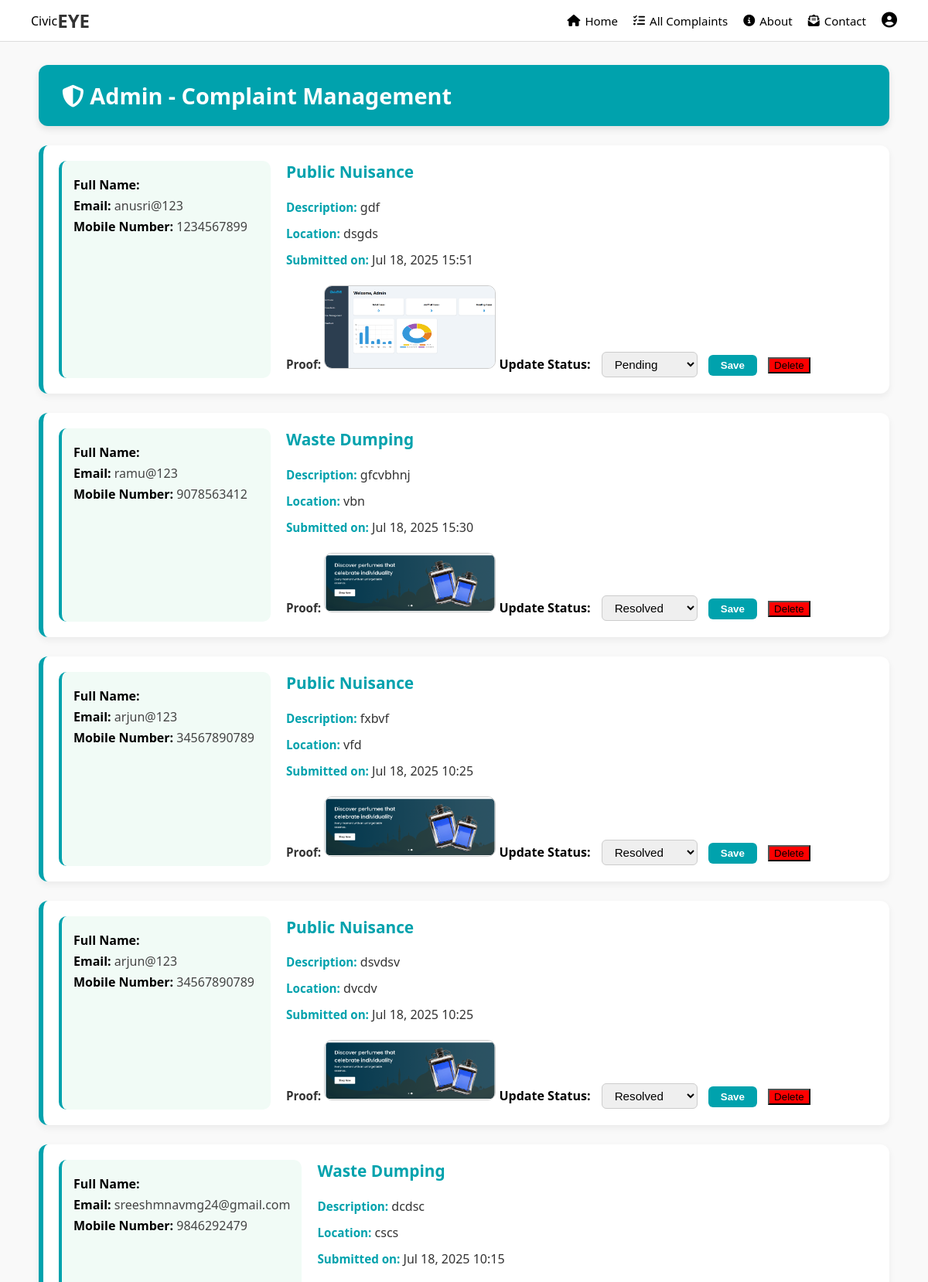
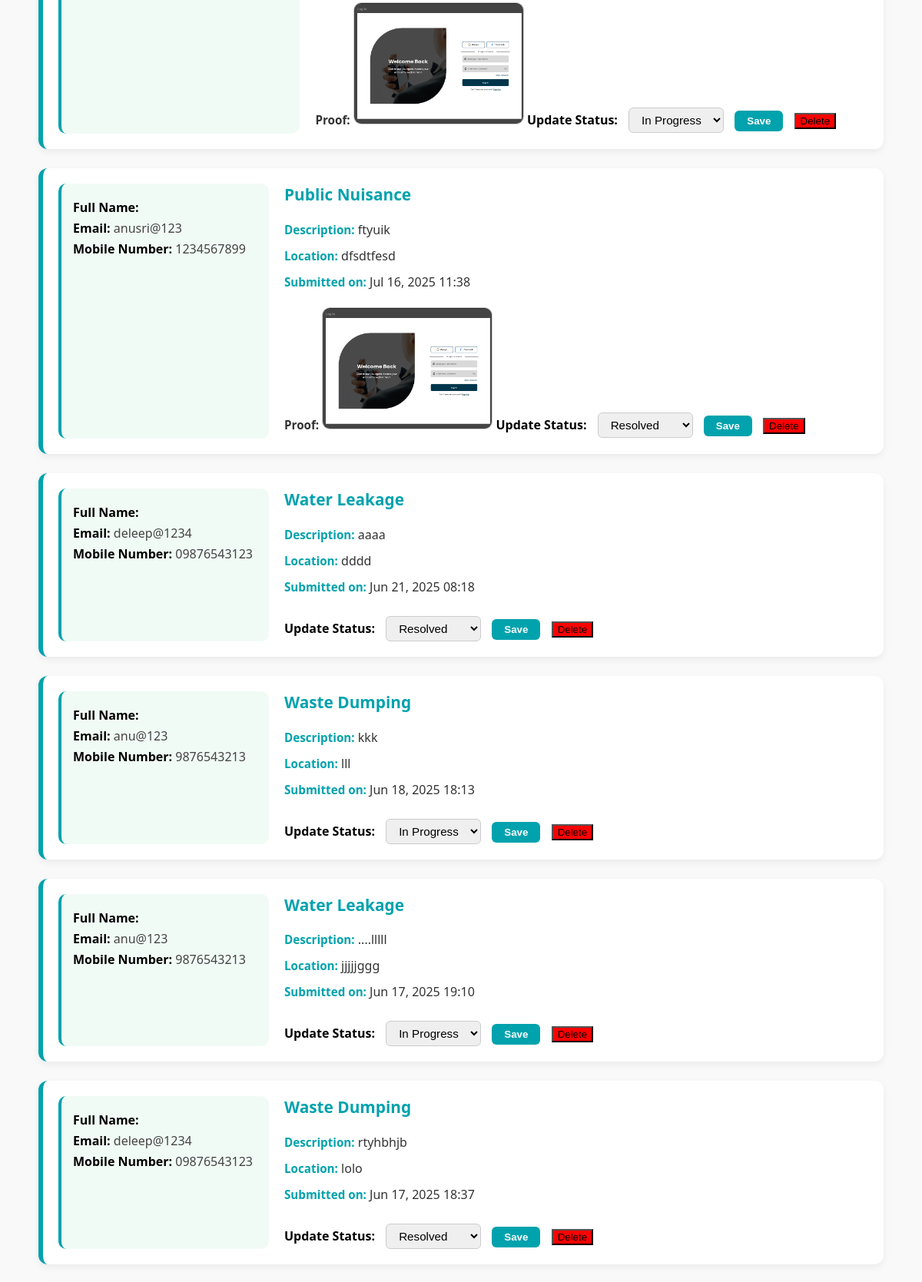
The app's page /admin_complainte (upper part) with its own data (2 pictures, top to bottom).
### myapp/models.py (models this page shows, shortened)
class Complaint(models.Model):
    COMPLAINT_TYPES = [
        ('waste_dumping', 'Waste Dumping'),
        ('public_nuisance', 'Public Nuisance'),
        ('traffic_violations', 'Traffic Violations'),
        ('water_leakage', 'Water Leakage'),
        ('street_light', 'Street Light Issue'),
        ('noise_pollution', 'Noise Pollution'),
        ('illegal_construction', 'Illegal Construction'),
        ('stray_animals', 'Stray Animals'),
        ('other', 'Other'),
    ]
    STATUS_CHOICES = [
        ('pending', 'Pending'),
        ('in_progress', 'In progress'),
        ('resolved', 'Resolved'),
    ]
    user = models.ForeignKey(Signup, on_delete=models.CASCADE)
    description = models.TextField()
    complaint_type = models.CharField(max_length=50, choices=COMPLAINT_TYPES)
    location = models.CharField(max_length=255)
    proof = models.FileField(upload_to='media/image', null=True, blank=True)
    submitted_at = models.DateTimeField(auto_now_add=True)
    verified = models.BooleanField(default=False)
    status=models.CharField(max_length=50, choices=STATUS_CHOICES, default='pending')

class Signup(models.Model):
    fullname = models.CharField(max_length=50)
    mobile_number = models.CharField(max_length=50)
    date_of_birth = models.DateField()
    email = models.CharField(max_length=50, unique=True)
    password = models.CharField(max_length=128)

### myapp/views.py (the view)
# urls.py: path('admin_complainte',views.admin_complainte,name='admin_complainte'),
def admin_complainte(request):
    complaints = Complaint.objects.all().order_by('-submitted_at')
    return render(request, 'admin_complainte.html', {'complaints': complaints})

### template/admin_complainte.html (shortened to what this page needs)
<!DOCTYPE html>
<html lang="en">
<head>
  {% load static %}
  <link rel="stylesheet" href="https://cdnjs.cloudflare.com/ajax/libs/font-awesome/6.5.0/css/all.min.css"/>
</head>
<body>
  <header>
    <div class="logo">
      <div class="logo">Civic<span>EYE</span></div>
    </div>
    <nav>
      <a href="{% url 'admin_dashboard' %}"><i class="fas fa-home"></i> Home</a>
      <a href="{% url 'admin_complainte' %}"><i class="fas fa-tasks"></i> All Complaints</a>
      <a href="{% url 'about_view' %}"><i class="fas fa-info-circle"></i>About</a>
      <a href="{% url 'contact_view' %}"><i class="fas fa-envelope-open-text"></i>Contact</a>
      <div class="profile-menu">
        <i class="fas fa-user-circle profile-icon"></i>
      </div>
    </nav>
  </header>
  <div class="container">
    <div class="header">
      <h1><i class="fas fa-shield-alt"></i> Admin - Complaint Management</h1>
    </div>
    {% if complaints %}
      {% for complaint in complaints %}
        <div class="complaint-card">
          <div class="user-info">
            <p><strong>Full Name:</strong> {{ complaint.user.full_name }}</p>
            <p><strong>Email:</strong> {{ complaint.user.email }}</p>
            <p><strong>Mobile Number:</strong> {{ complaint.user.mobile_number }}</p>
          </div>
    <div class="details">
      <h3>
        {{ complaint.get_complaint_type_display }}
      </h3>
    <p><span class="admin-label">Description:</span> {{ complaint.description }}</p>
    <p><span class="admin-label">Location:</span> {{ complaint.location }}</p>
    <p><span class="admin-label">Submitted on:</span> {{ complaint.submitted_at|date:"M d, Y H:i" }}</p>
    {% if complaint.proof %}
      <p class="admin-label">Proof:</p>
      <img src="{{ complaint.proof.url }}" alt="Proof Image" style="max-width: 220px; height: auto;">
    {% endif %}
  <form method="POST" action="{% url 'update_status' complaint.id %}" class="status-form" style="display: inline-block; margin-right: 10px;">
    <label for="status-{{ complaint.id }}">Update Status:</label>
    <select name="status" id="status-{{ complaint.id }}">
      <option value="pending" {% if complaint.status == 'pending' %}selected{% endif %}>Pending</option>
      <option value="in_progress" {% if complaint.status == 'in_progress' %}selected{% endif %}>In Progress</option>
      <option value="resolved" {% if complaint.status == 'resolved' %}selected{% endif %}>Resolved</option>
    </select>
    <button type="submit" class="save">Save</button>
  </form>
  <form method="POST" action="{% url 'delete_complaint' complaint.id %}" style="display:inline;">
    <button class="btn btn-delete" style="background-color: red;" type="submit" onclick="return confirm('Are you sure you want to delete this complaint?')">Delete</button>
  </form>
</div>
        </div>
      {% endfor %}
    {% else %}
      <p class="no-complaints">No complaints have been submitted yet.</p>
    {% endif %}
  </div>
</body>
</html>

### template/admin_complainte.html (style rules this page uses)
body { margin: 0; font-family: 'Segoe UI', Tahoma, Geneva, Verdana, sans-serif; background-color: #f9f9f9; }
header { background-color: #fff; padding: 10px 40px; display: flex; align-items: center; justify-content: space-between; border-bottom: 1px solid #ddd; position: sticky; top: 0; z-index: 1000; }
header .logo { display: flex; align-items: center; }
header .logo span { font-weight: bold; font-size: 1.5rem; color: #333; }
nav { display: flex; align-items: center; gap: 20px; }
nav a { text-decoration: none; color: #000; font-weight: 500; display: flex; align-items: center; gap: 6px; font-size: 15px; }
.profile-menu { position: relative; }
.profile-icon { font-size: 20px; cursor: pointer; color: #000; }
.container { max-width: 1100px; margin: 30px auto; padding: 0 20px; }
.header { display: flex; align-items: center; justify-content: space-between; background: hsl(184, 100%, 34%); color: white; padding: 20px 30px; border-radius: 12px; box-shadow: 0 4px 10px rgba(0, 0, 0, 0.1); }
.header h1 { font-size: 1.8rem; margin: 0; }
.complaint-card { display: flex; flex-direction: row; background-color: #ffffff; border-left: 6px solid hsl(184, 100%, 34%); border-radius: 12px; padding: 20px; margin-top: 25px; box-shadow: 0 4px 10px rgba(0, 0, 0, 0.06); transition: transform 0.3s ease; gap: 20px; }
.user-info { background-color: #f1fbf6; padding: 15px; border-radius: 10px; border-left: 4px solid hsl(184, 100%, 34%); min-width: 240px; flex-shrink: 0; }
.user-info p { margin: 5px 0; color: #444; }
.user-info strong { color: #000000; }
.details { flex-grow: 1; }
.details h3 { margin-top: 0; font-size: 1.3rem; color: hsl(184, 100%, 34%); }
.details p { margin: 8px 0; color: #333; }
.admin-label { font-weight: bold; color: hsl(184, 100%, 34%); font-size: 0.95rem; margin-bottom: 5px; display: inline-block; }
.details img { margin-top: 10px; border: 1px solid #ccc; border-radius: 10px; max-width: 100%; height: auto; }
.status-form { margin-top: 15px; }
.status-form label { font-weight: 600; margin-right: 10px; }
.status-form select { padding: 6px 12px; border-radius: 6px; border: 1px solid #ccc; font-size: 0.95rem; }
.status-form button { background-color: hsl(184, 100%, 34%); color: white; padding: 6px 16px; border: none; border-radius: 6px; margin-left: 10px; cursor: pointer; font-weight: 600; }

### records on screen
Complaint: user.email "anusri@123", user.mobile_number "1234567899", complaint_type "Public Nuisance", description "gdf", location "dsgds", submitted_at "Jul 18, 2025 15:51", proof (picture), status "Pending"
Complaint: user.email "ramu@123", user.mobile_number "9078563412", complaint_type "Waste Dumping", description "gfcvbhnj", location "vbn", submitted_at "Jul 18, 2025 15:30", proof (picture), status "Resolved"
Complaint: user.email "arjun@123", user.mobile_number "34567890789", complaint_type "Public Nuisance", description "fxbvf", location "vfd", submitted_at "Jul 18, 2025 10:25", proof (picture), status "Resolved"
Complaint: user.email "arjun@123", user.mobile_number "34567890789", complaint_type "Public Nuisance", description "dsvdsv", location "dvcdv", submitted_at "Jul 18, 2025 10:25", proof (picture), status "Resolved"
Complaint: user.email "sreeshmnavmg24@gmail.com", user.mobile_number "9846292479", complaint_type "Waste Dumping", description "dcdsc", location "cscs", submitted_at "Jul 18, 2025 10:15", proof (picture), status "In Progress"
Complaint: user.email "anusri@123", user.mobile_number "1234567899", complaint_type "Public Nuisance", description "ftyuik", location "dfsdtfesd", submitted_at "Jul 16, 2025 11:38", proof (picture), status "Resolved"
Complaint: user.email "deleep@1234", user.mobile_number "09876543123", complaint_type "Water Leakage", description "aaaa", location "dddd", submitted_at "Jun 21, 2025 08:18", status "Resolved"
Complaint: user.email "anu@123", user.mobile_number "9876543213", complaint_type "Waste Dumping", description "kkk", location "lll", submitted_at "Jun 18, 2025 18:13", status "In Progress"
Complaint: user.email "anu@123", user.mobile_number "9876543213", complaint_type "Water Leakage", description "....lllll", location "jjjjjggg", submitted_at "Jun 17, 2025 19:10", status "In Progress"
Complaint: user.email "deleep@1234", user.mobile_number "09876543123", complaint_type "Waste Dumping", description "rtyhbhjb", location "lolo", submitted_at "Jun 17, 2025 18:37", status "Resolved"
